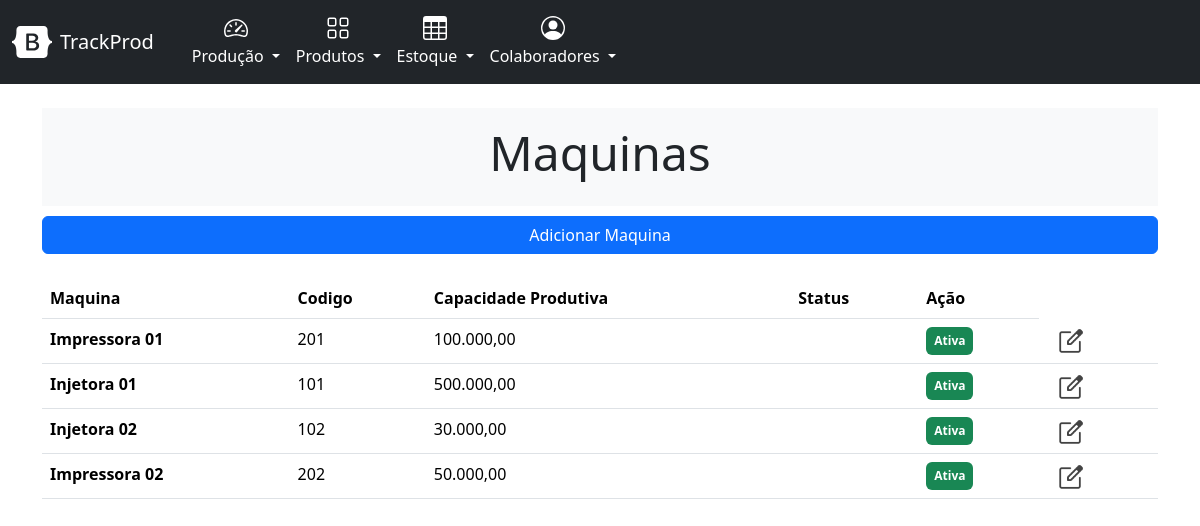
/producao/list_maquinas, run on the app's committed database.
### producao/models.py (models this page shows, shortened)
class Maquina(models.Model):
    nome = models.CharField(max_length=255)
    codigo = models.CharField(max_length=50, unique=True)
    observacao = models.CharField(max_length=300, blank=True, null=True)
    capacidade_producao = models.DecimalField(max_digits=10, decimal_places=2)
    em_manutencao = models.BooleanField(default=False)
    is_active = models.BooleanField(default=True)
    date_added = models.DateTimeField(auto_now_add=True)

### producao/views.py (the view)
# urls.py: path('list_maquinas', views.list_maquinas, name='list_maquinas'),
def list_maquinas(request):
    maquinas = Maquina.objects.all()
    context = {'maquinas': maquinas}
    return render(request, 'maquina/list_maquinas.html', context)

### producao/templates/maquina/list_maquinas.html (shortened to what this page needs)
{% extends "base.html" %}
{% load static %}
{% load humanize %}
{% block header %}
    <div class="py-3 bg-light text-center">
        <h2 class="display-5">Maquinas</h2>
    </div>
{% endblock header %}
{% block content %}
{% block buttons %}
  <div class="d-grid gap-2" style="margin-top: 10px;">
      <a class="btn btn-primary" href="{% url 'nova_maquina'%}" role="button">Adicionar Maquina</a>
  </div>
{% endblock buttons %}
    <table class="table table-hover">
        <thead >
          <tr>
            <th scope="col">Maquina</th>
            <th scope="col">Codigo</th>
            <th scope="col">Capacidade Produtiva</th>
            <th scope="col">Status</th>
            <th scope="col">Ação</th>
          </tr>
        </thead>
        <tbody class="table table-hover">
        {% for maquina in maquinas %}
          <tr style="cursor: pointer;" onclick="window.location.href='{% url 'maquina' maquina.id  %}'">
            <th scope="row">{{ maquina.nome }}</th>
            <td>{{ maquina.codigo }}</td>
            <td>{{ maquina.capacidade_producao|intcomma }}</td>
            <td>{{ ordem_producao.data_previsao | date:'d/m/Y'}}</td>
            {% if maquina.is_active == True %}
              <td><span class="badge text-bg-success">Ativa</span></td>
            {% else %}
              <td> <span class="badge text-bg-warning">Inativa</span></td>
            {% endif %}
            <td><a href="{% url 'index' %}"><img src="{% static 'core/icon-apontamento.png' %}" style="width: 30px; margin-bottom: -5px;"></a></td>
          </tr>
        {% empty %}
          Não há ordens para visualizar
        {% endfor %}
        </tbody>
      </table>
{% endblock content %}

### data on the page
Maquina: nome "Impressora 01", codigo "201", capacidade_producao "100.000,00", is_active "Ativa"
Maquina: nome "Injetora 01", codigo "101", capacidade_producao "500.000,00", is_active "Ativa"
Maquina: nome "Injetora 02", codigo "102", capacidade_producao "30.000,00", is_active "Ativa"
Maquina: nome "Impressora 02", codigo "202", capacidade_producao "50.000,00", is_active "Ativa"
